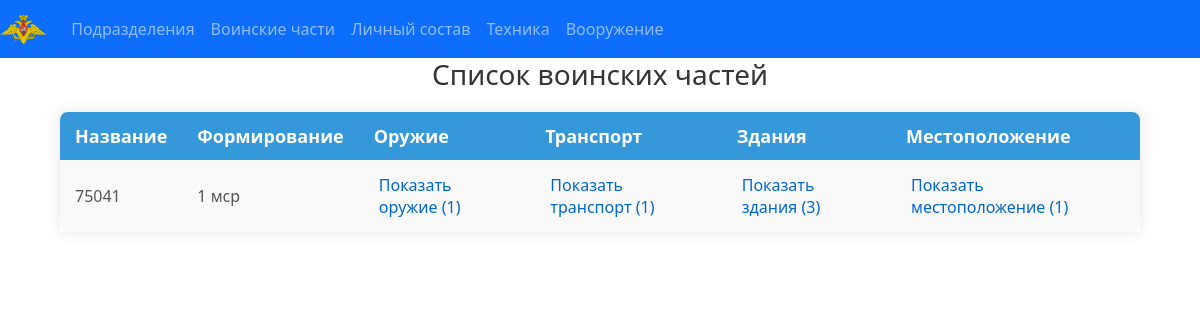
Screenshot of /MillitaryDistrict/units.php with the database file from the repository.
### tables this page shows
CREATE TABLE `mil_unit` (
  `id` int NOT NULL,
  `name` varchar(100) DEFAULT NULL,
  `formation_id` int DEFAULT NULL,
  `weapon_id` int DEFAULT NULL,
  `vehicle_id` int DEFAULT NULL
);

CREATE TABLE `mil_formation` (
  `id` int NOT NULL,
  `type_id` int NOT NULL,
  `name` varchar(100) NOT NULL,
  `commanding_officer` int NOT NULL
);

### MillitaryDistrict/units.php (the view)
<?php
require 'shared/header.php';
require 'db_connect/db_connection.php';
$sql = "SELECT
    mu.id AS id,
    mu.name AS name,
    mf.name AS formation_name,
    GROUP_CONCAT(DISTINCT w.name SEPARATOR ', ') AS weapons_list,
    GROUP_CONCAT(DISTINCT ue.weapon_count SEPARATOR ', ') AS weapons_count,
    GROUP_CONCAT(DISTINCT ue.vehicle_count SEPARATOR ', ') AS vehicle_count,
    GROUP_CONCAT(DISTINCT v.name SEPARATOR ', ') AS vehicle_names,
    GROUP_CONCAT(DISTINCT b.name SEPARATOR ', ') AS buildings_list,
    GROUP_CONCAT(DISTINCT s.name SEPARATOR ', ') AS settlements_list
FROM
    mil_unit mu
LEFT JOIN mil_formation mf ON mu.formation_id = mf.id
LEFT JOIN unit_buildings ub ON mu.id = ub.unit_id
LEFT JOIN unit_settlement us ON mu.id = us.unit_id
LEFT JOIN buildings b ON ub.building_id = b.id
LEFT JOIN settlement s ON us.settlement_id = s.id
LEFT JOIN unit_equipment ue ON mu.id = ue.unit_id
LEFT JOIN weapon w ON ue.weapon_id = w.id
LEFT JOIN vehicle v ON ue.vehicle_id = v.id
GROUP BY mu.id";
try {
    $stmt = $pdo->query($sql);
    if ($stmt->rowCount() > 0) {
        $output = '<h2>Список воинских частей</h2>';
        $output .= '<div class="table-container"><table>';
        $output .= '<tr><th>Название</th><th>Формирование</th><th>Оружие</th><th>Транспорт</th><th>Здания</th><th>Местоположение</th></tr>';
        while ($row = $stmt->fetch(PDO::FETCH_ASSOC)) {
            $weapons = !empty($row['weapons_list']) ? explode(',', $row['weapons_list']) : [];
            $weapons_count = !empty($row['weapons_count']) ? explode(',', $row['weapons_count']) : [];
            $vehicles = !empty($row['vehicle_names']) ? explode(',', $row['vehicle_names']) : [];
            $vehicles_count = !empty($row['vehicle_count']) ? explode(',', $row['vehicle_count']) : [];
            $buildings = !empty($row['buildings_list']) ? explode(',', $row['buildings_list']) : [];
            $settlements = !empty($row['settlements_list']) ? explode(',', $row['settlements_list']) : [];
            $output .= "<tr>
                        <td>" . htmlspecialchars($row['name'] ?? 'NDA') . "</td>
                        <td>" . htmlspecialchars($row['formation_name'] ?? 'NDA') . "</td>
                        <td>";
            $output .= displayListWithToggle($weapons, $weapons_count, 'оружие');
            $output .= "</td><td>";
            $output .= displayListWithToggle($vehicles, $vehicles_count, 'транспорт');
            $output .= "</td><td>";
            $output .= displayListWithToggle($buildings, [], 'здания');
            $output .= "</td><td>";
            $output .= displayListWithToggle($settlements, [], 'местоположение');
            $output .= "</td></tr>";
        }
        $output .= '</table></div>';
        $output .= '
        <style>
            .toggle-btn {
                background: none;
                border: none;
                color: #0066cc;
                cursor: pointer;
                padding: 2px 5px;
                text-align: left;
                font: inherit;
            }
            .toggle-btn:hover {
                text-decoration: underline;
            }
            .list-wrapper {
                margin: 5px 0 0 15px;
                padding: 0;
                list-style-type: none;
                border-left: 2px solid #ddd;
                padding-left: 10px;
            }
            .list-wrapper li {
                padding: 2px 0;
            }
        </style>
        <script>
            function toggleList(btn) {
                const list = btn.nextElementSibling;
                if (list.style.display === "none") {
                    list.style.display = "block";
                    btn.textContent = btn.textContent.replace("Показать", "Скрыть");
                } else {
                    list.style.display = "none";
                    btn.textContent = btn.textContent.replace("Скрыть", "Показать");
                }
            }
        </script>';
        echo $output;
    } else {
        echo "Нет данных для отображения.";
    }
} catch (PDOException $e) {
    echo "Ошибка при выборке данных: " . $e->getMessage();
}
function displayListWithToggle($items, $counts, $type) {
    if (!empty($items)) {
        $output = '<div class="' . $type . '-wrapper">
                    <button class="toggle-btn" onclick="toggleList(this)">
                        Показать ' . $type . ' (' . count($items) . ')
                    </button>
                    <ul class="' . $type . '-list" style="display:none;">';
        foreach ($items as $index => $item) {
            $cleanItem = trim($item);
            $count = isset($counts[$index]) ? $counts[$index] : 0;
            if (!empty($cleanItem)) {
                $output .= '<li>' . htmlspecialchars($cleanItem) . ' (x' . htmlspecialchars($count) . ')</li>';
            }
        }
        $output .= '</ul></div>';
        return $output;
    }
    return 'NDA';
}
?>

### MillitaryDistrict/css/style.css (style rules this page uses)
h2 { text-align: center; color: #333; font-size: 28px; margin-bottom: 20px; }
.table-container { width: 90%; margin: 0 auto; overflow-x: auto; box-shadow: 0 0 15px rgba(0, 0, 0, 0.1); }
table { width: 100%; border-collapse: collapse; background-color: #fff; border-radius: 8px; overflow: hidden; }
th, td { padding: 12px 15px; text-align: left; }
th { background-color: #3498db; color: #ffffff; font-size: 18px; }
td { font-size: 16px; color: #555; }
tr:nth-child(even) { background-color: #f9f9f9; }

### MillitaryDistrict/shared/header.php (style rules this page uses)
h2 { text-align: center; color: #333; font-size: 28px; margin-bottom: 20px; }
.table-container { width: 90%; margin: 0 auto; overflow-x: auto; box-shadow: 0 0 15px rgba(0, 0, 0, 0.1); }
table { width: 100%; border-collapse: collapse; background-color: #fff; border-radius: 8px; overflow: hidden; }
th, td { padding: 12px 15px; text-align: left; }
th { background-color: #3498db; color: #ffffff; font-size: 18px; }
td { font-size: 16px; color: #555; }
tr:nth-child(even) { background-color: #f9f9f9; }

### MillitaryDistrict/units.php (style rules this page uses)
.toggle-btn { background: none; border: none; color: #0066cc; cursor: pointer; padding: 2px 5px; text-align: left; font: inherit; }

### rows the page displays
mil_unit: name "75041", formation.name "1 мср", type "оружие транспорт здания местоположение", count($items) "1 1 3 1"
